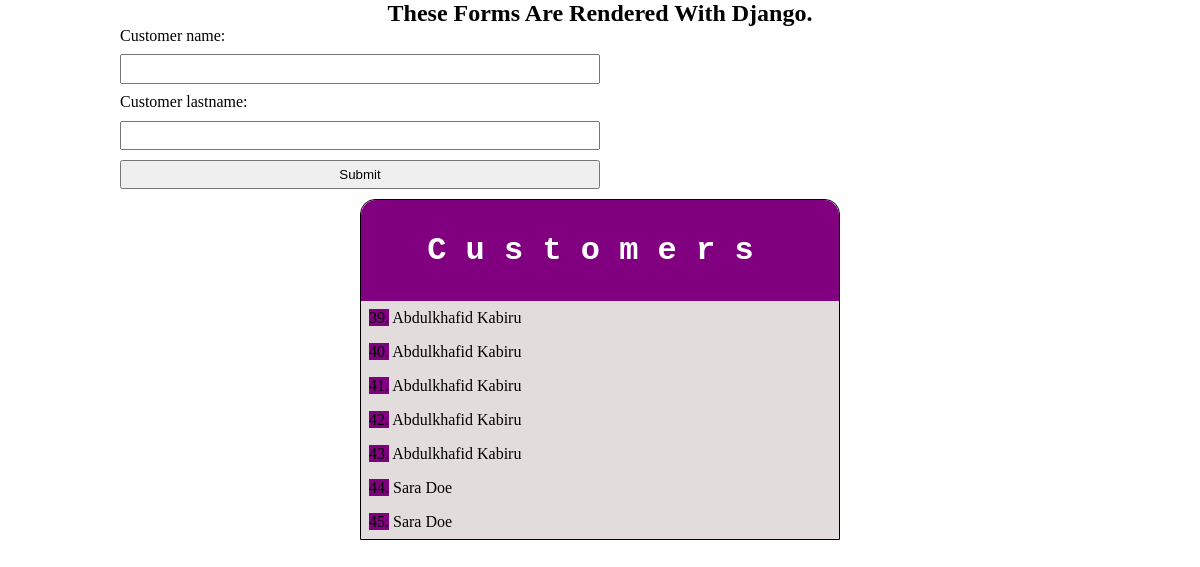
The app's page /todoapp/modelform/ with its own data.
### formtodo/models.py (models this page shows)
class Customer(models.Model):
    customer_name = models.CharField(max_length=200)
    customer_lastname = models.CharField(max_length=200)
    def __str__(self) -> str:
        return self.customer_name + " " + self.customer_lastname

### formtodo/views.py (the view)
# urls.py: path('modelform/', views.handle_model_form, name='viewformodelform'),
def handle_model_form(request):
    customer_form = CustomerForm()
    if request.method == 'POST':
        print(request.POST)
        customer_form = CustomerForm(request.POST)
        if customer_form.is_valid():
            customer_form.save()
    all_customers = Customer.objects.all()
    context = {'customerForm': customer_form, 'ourCustomers': all_customers}
    return render(request, 'contact.html', context)

### formtodo/forms.py
class CustomerForm(ModelForm):
    class Meta:
        model = Customer
        fields = '__all__'

### formtodo/templates/contact.html (shortened to what this page needs)
<!DOCTYPE html>
<html lang="en">
<head>
</head>
<body>
    <h2 class="text-center">These forms are rendered with django.</h2>
    <form action="{% url 'viewformodelform' %}" method="post">
        {{customerForm}}
        <input type="submit" value="Submit">
    </form>
    <div class="container">
        <ul>
            <h3 class="text-center">Customers</h3>
            {% for customer in ourCustomers %}
            <li><span>{{customer.id}}.</span> {{ customer }}</li>
            {% endfor %}
        </ul>
    </div>
</body>
</html>

### formtodo/templates/contact.html (style rules this page uses)
* { margin: 0; padding: 0; box-sizing: border-box; }
form { width: 80%; margin: auto; }
form input { width: 50%; display: block; margin: 0.7em 0; padding: 0.4em; }
.text-center { text-align: center; text-transform: capitalize; }
.container { width: 40%; margin: auto; text-align: left; }
.container ul { border: 1px solid rgb(0, 0, 0); border-top-right-radius: 15px; border-top-left-radius: 15px; list-style: none; }
.container ul h3 { border-top-right-radius: 15px; border-top-left-radius: 15px; padding: 1em; color: white; font-family: 'Courier New', Courier, monospace; background-color: purple; letter-spacing: 1ch; font-weight: bold; font-size: 2em; }
.container ul li { padding: 0.5em; margin: 0.4 0.2em; background-color: rgb(227, 220, 220); }
.container ul li span { background-color: purple; }

### records on screen
Customer: id "39", customer_name+customer_lastname "Abdulkhafid Kabiru"
Customer: id "40", customer_name+customer_lastname "Abdulkhafid Kabiru"
Customer: id "41", customer_name+customer_lastname "Abdulkhafid Kabiru"
Customer: id "42", customer_name+customer_lastname "Abdulkhafid Kabiru"
Customer: id "43", customer_name+customer_lastname "Abdulkhafid Kabiru"
Customer: id "44", customer_name+customer_lastname "Sara Doe"
Customer: id "45", customer_name+customer_lastname "Sara Doe"
